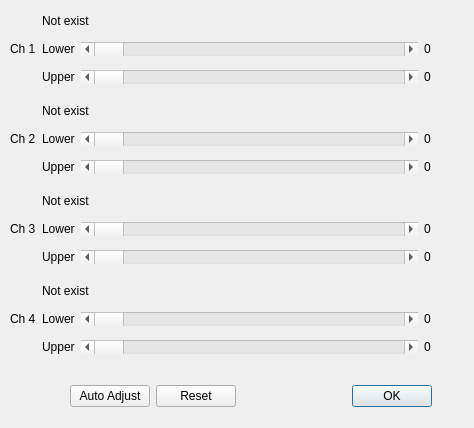
<?xml version="1.0" encoding="UTF-8"?>
<ui version="4.0">
 <class>BcAdjustDialog</class>
 <widget class="QDialog" name="BcAdjustDialog">
  <property name="geometry">
   <rect>
    <x>0</x>
    <y>0</y>
    <width>474</width>
    <height>428</height>
   </rect>
  </property>
  <property name="windowTitle">
   <string>Brightness &amp; Contrast</string>
  </property>
  <widget class="QWidget" name="layoutWidget">
   <property name="geometry">
    <rect>
     <x>10</x>
     <y>10</y>
     <width>451</width>
     <height>78</height>
    </rect>
   </property>
   <layout class="QHBoxLayout" name="ch1_layout">
    <item>
     <widget class="QLabel" name="ch1_label">
      <property name="text">
       <string>Ch 1</string>
      </property>
     </widget>
    </item>
    <item>
     <layout class="QVBoxLayout" name="verticalLayout">
      <item>
       <widget class="QLabel" name="labelMinmax">
        <property name="text">
         <string>Not exist</string>
        </property>
       </widget>
      </item>
      <item>
       <layout class="QHBoxLayout" name="horizontalLayout_3">
        <item>
         <layout class="QHBoxLayout" name="horizontalLayout">
          <item>
           <widget class="QLabel" name="ch1_lower_label">
            <property name="text">
             <string>Lower</string>
            </property>
           </widget>
          </item>
          <item>
           <widget class="QScrollBar" name="lowerScrollBar">
            <property name="sizePolicy">
             <sizepolicy hsizetype="MinimumExpanding" vsizetype="Fixed">
              <horstretch>0</horstretch>
              <verstretch>0</verstretch>
             </sizepolicy>
            </property>
            <property name="orientation">
             <enum>Qt::Horizontal</enum>
            </property>
           </widget>
          </item>
         </layout>
        </item>
        <item>
         <widget class="QLabel" name="labelLowerValue">
          <property name="sizePolicy">
           <sizepolicy hsizetype="Fixed" vsizetype="Preferred">
            <horstretch>0</horstretch>
            <verstretch>0</verstretch>
           </sizepolicy>
          </property>
          <property name="text">
           <string>0         </string>
          </property>
         </widget>
        </item>
       </layout>
      </item>
      <item>
       <layout class="QHBoxLayout" name="horizontalLayout_4">
        <item>
         <layout class="QHBoxLayout" name="horizontalLayout_2">
          <item>
           <widget class="QLabel" name="ch1_upper_label">
            <property name="text">
             <string>Upper</string>
            </property>
           </widget>
          </item>
          <item>
           <widget class="QScrollBar" name="upperScrollBar">
            <property name="sizePolicy">
             <sizepolicy hsizetype="MinimumExpanding" vsizetype="Fixed">
              <horstretch>0</horstretch>
              <verstretch>0</verstretch>
             </sizepolicy>
            </property>
            <property name="orientation">
             <enum>Qt::Horizontal</enum>
            </property>
           </widget>
          </item>
         </layout>
        </item>
        <item>
         <widget class="QLabel" name="labelUpperValue">
          <property name="text">
           <string>0         </string>
          </property>
         </widget>
        </item>
       </layout>
      </item>
     </layout>
    </item>
   </layout>
  </widget>
  <widget class="QWidget" name="layoutWidget1">
   <property name="geometry">
    <rect>
     <x>10</x>
     <y>100</y>
     <width>451</width>
     <height>78</height>
    </rect>
   </property>
   <layout class="QHBoxLayout" name="ch2_layout">
    <item>
     <widget class="QLabel" name="ch2_label">
      <property name="text">
       <string>Ch 2</string>
      </property>
     </widget>
    </item>
    <item>
     <layout class="QVBoxLayout" name="verticalLayout_2">
      <item>
       <widget class="QLabel" name="labelMinmax_2">
        <property name="text">
         <string>Not exist</string>
        </property>
       </widget>
      </item>
      <item>
       <layout class="QHBoxLayout" name="horizontalLayout_5">
        <item>
         <layout class="QHBoxLayout" name="horizontalLayout_6">
          <item>
           <widget class="QLabel" name="ch2_lower_label">
            <property name="text">
             <string>Lower</string>
            </property>
           </widget>
          </item>
          <item>
           <widget class="QScrollBar" name="lowerScrollBar_2">
            <property name="sizePolicy">
             <sizepolicy hsizetype="MinimumExpanding" vsizetype="Fixed">
              <horstretch>0</horstretch>
              <verstretch>0</verstretch>
             </sizepolicy>
            </property>
            <property name="orientation">
             <enum>Qt::Horizontal</enum>
            </property>
           </widget>
          </item>
         </layout>
        </item>
        <item>
         <widget class="QLabel" name="labelLowerValue_2">
          <property name="sizePolicy">
           <sizepolicy hsizetype="Fixed" vsizetype="Preferred">
            <horstretch>0</horstretch>
            <verstretch>0</verstretch>
           </sizepolicy>
          </property>
          <property name="text">
           <string>0         </string>
          </property>
         </widget>
        </item>
       </layout>
      </item>
      <item>
       <layout class="QHBoxLayout" name="horizontalLayout_7">
        <item>
         <layout class="QHBoxLayout" name="horizontalLayout_8">
          <item>
           <widget class="QLabel" name="ch2_upper_label">
            <property name="text">
             <string>Upper</string>
            </property>
           </widget>
          </item>
          <item>
           <widget class="QScrollBar" name="upperScrollBar_2">
            <property name="sizePolicy">
             <sizepolicy hsizetype="MinimumExpanding" vsizetype="Fixed">
              <horstretch>0</horstretch>
              <verstretch>0</verstretch>
             </sizepolicy>
            </property>
            <property name="orientation">
             <enum>Qt::Horizontal</enum>
            </property>
           </widget>
          </item>
         </layout>
        </item>
        <item>
         <widget class="QLabel" name="labelUpperValue_2">
          <property name="text">
           <string>0         </string>
          </property>
         </widget>
        </item>
       </layout>
      </item>
     </layout>
    </item>
   </layout>
  </widget>
  <widget class="QWidget" name="layoutWidget2">
   <property name="geometry">
    <rect>
     <x>10</x>
     <y>190</y>
     <width>451</width>
     <height>78</height>
    </rect>
   </property>
   <layout class="QHBoxLayout" name="ch3_layout">
    <item>
     <widget class="QLabel" name="ch3_label">
      <property name="text">
       <string>Ch 3</string>
      </property>
     </widget>
    </item>
    <item>
     <layout class="QVBoxLayout" name="verticalLayout_3">
      <item>
       <widget class="QLabel" name="labelMinmax_3">
        <property name="text">
         <string>Not exist</string>
        </property>
       </widget>
      </item>
      <item>
       <layout class="QHBoxLayout" name="horizontalLayout_9">
        <item>
         <layout class="QHBoxLayout" name="horizontalLayout_10">
          <item>
           <widget class="QLabel" name="ch3_lower_label">
            <property name="text">
             <string>Lower</string>
            </property>
           </widget>
          </item>
          <item>
           <widget class="QScrollBar" name="lowerScrollBar_3">
            <property name="sizePolicy">
             <sizepolicy hsizetype="MinimumExpanding" vsizetype="Fixed">
              <horstretch>0</horstretch>
              <verstretch>0</verstretch>
             </sizepolicy>
            </property>
            <property name="orientation">
             <enum>Qt::Horizontal</enum>
            </property>
           </widget>
          </item>
         </layout>
        </item>
        <item>
         <widget class="QLabel" name="labelLowerValue_3">
          <property name="sizePolicy">
           <sizepolicy hsizetype="Fixed" vsizetype="Preferred">
            <horstretch>0</horstretch>
            <verstretch>0</verstretch>
           </sizepolicy>
          </property>
          <property name="text">
           <string>0         </string>
          </property>
         </widget>
        </item>
       </layout>
      </item>
      <item>
       <layout class="QHBoxLayout" name="horizontalLayout_11">
        <item>
         <layout class="QHBoxLayout" name="horizontalLayout_12">
          <item>
           <widget class="QLabel" name="ch3_upper_label">
            <property name="text">
             <string>Upper</string>
            </property>
           </widget>
          </item>
          <item>
           <widget class="QScrollBar" name="upperScrollBar_3">
            <property name="sizePolicy">
             <sizepolicy hsizetype="MinimumExpanding" vsizetype="Fixed">
              <horstretch>0</horstretch>
              <verstretch>0</verstretch>
             </sizepolicy>
            </property>
            <property name="orientation">
             <enum>Qt::Horizontal</enum>
            </property>
           </widget>
          </item>
         </layout>
        </item>
        <item>
         <widget class="QLabel" name="labelUpperValue_3">
          <property name="text">
           <string>0         </string>
          </property>
         </widget>
        </item>
       </layout>
      </item>
     </layout>
    </item>
   </layout>
  </widget>
  <widget class="QWidget" name="layoutWidget3">
   <property name="geometry">
    <rect>
     <x>10</x>
     <y>280</y>
     <width>451</width>
     <height>78</height>
    </rect>
   </property>
   <layout class="QHBoxLayout" name="ch4_layout">
    <item>
     <widget class="QLabel" name="ch4_label">
      <property name="text">
       <string>Ch 4</string>
      </property>
     </widget>
    </item>
    <item>
     <layout class="QVBoxLayout" name="verticalLayout_4">
      <item>
       <widget class="QLabel" name="labelMinmax_4">
        <property name="text">
         <string>Not exist</string>
        </property>
       </widget>
      </item>
      <item>
       <layout class="QHBoxLayout" name="horizontalLayout_13">
        <item>
         <layout class="QHBoxLayout" name="horizontalLayout_14">
          <item>
           <widget class="QLabel" name="ch4_lower_label">
            <property name="text">
             <string>Lower</string>
            </property>
           </widget>
          </item>
          <item>
           <widget class="QScrollBar" name="lowerScrollBar_4">
            <property name="sizePolicy">
             <sizepolicy hsizetype="MinimumExpanding" vsizetype="Fixed">
              <horstretch>0</horstretch>
              <verstretch>0</verstretch>
             </sizepolicy>
            </property>
            <property name="orientation">
             <enum>Qt::Horizontal</enum>
            </property>
           </widget>
          </item>
         </layout>
        </item>
        <item>
         <widget class="QLabel" name="labelLowerValue_4">
          <property name="sizePolicy">
           <sizepolicy hsizetype="Fixed" vsizetype="Preferred">
            <horstretch>0</horstretch>
            <verstretch>0</verstretch>
           </sizepolicy>
          </property>
          <property name="text">
           <string>0         </string>
          </property>
         </widget>
        </item>
       </layout>
      </item>
      <item>
       <layout class="QHBoxLayout" name="horizontalLayout_15">
        <item>
         <layout class="QHBoxLayout" name="horizontalLayout_16">
          <item>
           <widget class="QLabel" name="ch4_upper_label">
            <property name="text">
             <string>Upper</string>
            </property>
           </widget>
          </item>
          <item>
           <widget class="QScrollBar" name="upperScrollBar_4">
            <property name="sizePolicy">
             <sizepolicy hsizetype="MinimumExpanding" vsizetype="Fixed">
              <horstretch>0</horstretch>
              <verstretch>0</verstretch>
             </sizepolicy>
            </property>
            <property name="orientation">
             <enum>Qt::Horizontal</enum>
            </property>
           </widget>
          </item>
         </layout>
        </item>
        <item>
         <widget class="QLabel" name="labelUpperValue_4">
          <property name="text">
           <string>0         </string>
          </property>
         </widget>
        </item>
       </layout>
      </item>
     </layout>
    </item>
   </layout>
  </widget>
  <widget class="QWidget" name="layoutWidget">
   <property name="geometry">
    <rect>
     <x>70</x>
     <y>380</y>
     <width>362</width>
     <height>32</height>
    </rect>
   </property>
   <layout class="QHBoxLayout" name="horizontalLayout_17">
    <item>
     <widget class="QPushButton" name="autoAdjustPushButton">
      <property name="text">
       <string>Auto Adjust</string>
      </property>
     </widget>
    </item>
    <item>
     <widget class="QPushButton" name="pushButton">
      <property name="text">
       <string>Reset</string>
      </property>
     </widget>
    </item>
    <item>
     <widget class="QDialogButtonBox" name="buttonBox">
      <property name="orientation">
       <enum>Qt::Horizontal</enum>
      </property>
      <property name="standardButtons">
       <set>QDialogButtonBox::Ok</set>
      </property>
     </widget>
    </item>
   </layout>
  </widget>
 </widget>
 <resources/>
 <connections>
  <connection>
   <sender>buttonBox</sender>
   <signal>accepted()</signal>
   <receiver>BcAdjustDialog</receiver>
   <slot>accept()</slot>
   <hints>
    <hint type="sourcelabel">
     <x>248</x>
     <y>254</y>
    </hint>
    <hint type="destinationlabel">
     <x>157</x>
     <y>274</y>
    </hint>
   </hints>
  </connection>
  <connection>
   <sender>buttonBox</sender>
   <signal>rejected()</signal>
   <receiver>BcAdjustDialog</receiver>
   <slot>reject()</slot>
   <hints>
    <hint type="sourcelabel">
     <x>316</x>
     <y>260</y>
    </hint>
    <hint type="destinationlabel">
     <x>286</x>
     <y>274</y>
    </hint>
   </hints>
  </connection>
 </connections>
</ui>
